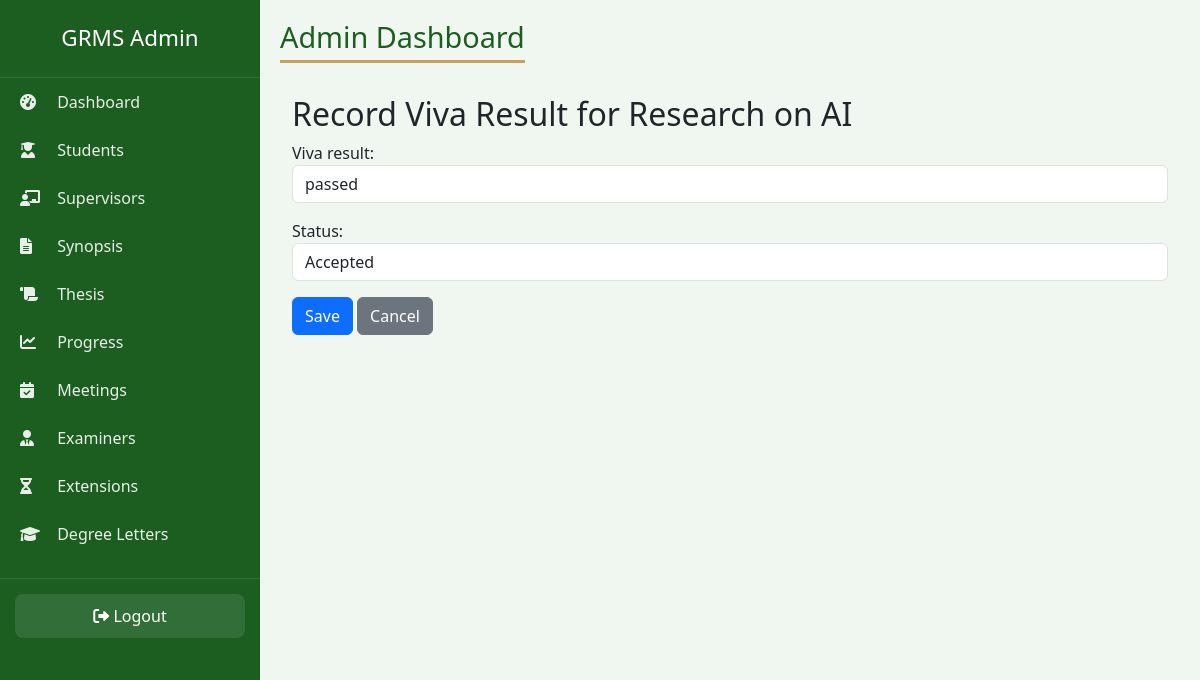
The page /admin-panel-2026-secure/thesis/4/record-viva/ (signed in) on the database its author committed.
### accounts/models.py (models this page shows, shortened)
class Thesis(models.Model):
    THESIS_STATUS = (
        ('Submitted', 'Submitted'),
        ('Under Review', 'Under Review'),
        ('Minor Changes Required', 'Minor Changes Required'),
        ('Major Changes Required', 'Major Changes Required'),
        ('Accepted', 'Accepted'),
        ('Rejected', 'Rejected'),
    )
    student = models.ForeignKey(Student, on_delete=models.CASCADE, related_name='theses')
    title = models.CharField(max_length=255)
    file = models.FileField(upload_to='research/theses/')
    status = models.CharField(max_length=25, choices=THESIS_STATUS, default='Submitted')
    submission_date = models.DateTimeField(auto_now_add=True)
    viva_result = models.CharField(max_length=30, blank=True, null=True)
    final_decision_date = models.DateTimeField(null=True, blank=True)

### accounts/views.py (the view)
# urls.py: path('admin-panel-2026-secure/thesis/<int:pk>/record-viva/', views.admin_thesis_record_viva, name='admin_thesis_record_viva'),
@login_required
@user_passes_test(is_admin)
def admin_thesis_record_viva(request, pk):
    thesis = get_object_or_404(Thesis, pk=pk)
    if request.method == 'POST':
        form = VivaResultForm(request.POST, instance=thesis)
        if form.is_valid():
            thesis = form.save(commit=False)
            if thesis.status == 'Accepted':
                thesis.final_decision_date = timezone.now()
            thesis.save()
            messages.success(request, "Viva result recorded.")
            return redirect('admin_thesis_detail', pk=thesis.id)
    else:
        form = VivaResultForm(instance=thesis)
    return render(request, 'admin/thesis/viva_form.html', {'form': form, 'thesis': thesis})

### accounts/forms.py
class VivaResultForm(forms.ModelForm):
    class Meta:
        model = Thesis
        fields = ['viva_result', 'status']
        widgets = {
            'viva_result': forms.TextInput(attrs={'class': 'form-control', 'placeholder': 'e.g., Passed'}),
            'status': forms.Select(attrs={'class': 'form-control'}),
        }

### accounts/views.py (called while the page is built)
def is_admin(user):
    return user.is_superuser or user.groups.filter(name='Admin').exists()

### templates/admin/thesis/viva_form.html (shortened to what this page needs)
{% extends 'admin/base.html' %}
{% block content %}
<div class="container mt-4">
    <h2>Record Viva Result for {{ thesis.title }}</h2>
    <form method="post">
        {{ form.as_p }}
        <button type="submit" class="btn btn-primary">Save</button>
        <a href="{% url 'admin_thesis_detail' thesis.id %}" class="btn btn-secondary">Cancel</a>
    </form>
</div>
{% endblock %}

### templates/admin/base.html (style rules this page uses)
* { margin:0;padding:0;box-sizing:border-box; }
body { background:#f0f7f0;font-family:'Segoe UI',sans-serif; }

### rows shown on the page
Thesis: title "Research on AI", viva_result "passed", status "Accepted"
